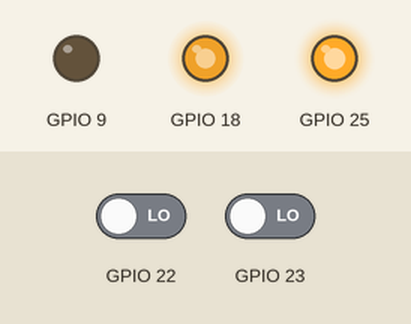
Bench run of a program on a simulated Raspberry Pi (BCM pin numbers). Shown: output pins drawn as LEDs (lit = HIGH). Inputs (shaded band) come from the test bench; at power-on: GPIO 22 LOW, GPIO 23 LOW. What the program prints to the terminal is not drawn.

Above: at 5.0 s.
5.1 s: GPIO 22 driven HIGH
Timing chart, 0 to 8.1 s (numbered marks = the images above; inputs shaded):
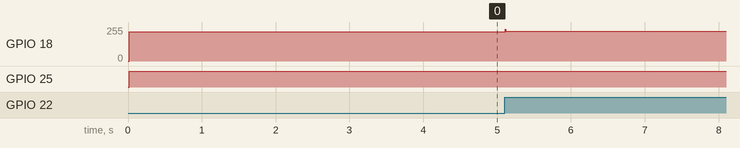

Measured:
- after the input at 5.1 s, GPIO 18: 220/255 → 225/255 at once

The program:

motorclass.py
```python
import RPi.GPIO as gpio
import time as t

class MotorInstance:

    def __init__(self,PIN_PWM = 18,PIN_OUT1 = 25,PIN_OUT2 = 9,PIN_IN1 = 22,PIN_IN2 = 23,
                  freq = 50, kp = 2.1, kd = 0.05, ki = 0, Ts = 0.01, n=100, margin = 10):

        # Validate n parameter
        if abs(n) > 100:
            raise ValueError(f"Parameter 'n' must be between 0 and 100, got {n}")

        gpio.setmode(gpio.BCM)
        self.PIN_PWM = PIN_PWM
        self.PIN_OUT1 = PIN_OUT1
        self.PIN_OUT2 = PIN_OUT2
        self.PIN_IN1 = PIN_IN1
        self.PIN_IN2 = PIN_IN2
        self.freq = freq
        self.kp = kp
        self.kd = kd
        self.ki = ki
        self.Ts = Ts
        self.revs = 492 #amount of ticks per cycle for the specific motor used.
        self.n = n #PWM limit. maximum is 100%
        self.count = 0
        self.margin = margin

        gpio.setup(self.PIN_OUT1,gpio.OUT)
        gpio.setup(self.PIN_OUT2,gpio.OUT)
        gpio.setup(self.PIN_PWM,gpio.OUT)
        self.pwm_in = gpio.PWM(PIN_PWM,freq)
        gpio.setup(self.PIN_IN1,gpio.IN)
        gpio.setup(self.PIN_IN2,gpio.IN)
        gpio.add_event_detect(self.PIN_IN1, gpio.RISING, callback=self.cb)

    def forward(self):
        gpio.output(self.PIN_OUT1,True)
        gpio.output(self.PIN_OUT2,False)

    def backward(self):
        gpio.output(self.PIN_OUT1,False)
        gpio.output(self.PIN_OUT2,True)

    def stop_motor(self):
        gpio.output(self.PIN_OUT1,False)
        gpio.output(self.PIN_OUT2,False)

    def cb(self,channel):
        # global cnt
        if gpio.event_detected(channel):
            if gpio.input(self.PIN_IN2):
                #print('cw')
                self.count += 1
                #print(cnt)
            else:
                #print('ccw')
                self.count -= 1
                #print(cnt)
        return self.count

    def move(self, deg):

        Eacum = 0
        x = deg * self.revs / 360
        E = [x]
        self.pwm_in.start(0)
        stopper = False

        while not stopper:
            t.sleep(self.Ts)
            pos = self.cb(self.PIN_IN1)  # Read the position
            e = x - pos  # Calculate error
            e = round(e, 1)

            # Integral part
            Eacum += e

            # Derivative part
            E.append(e)
            d_e = (E[-1] - E[-2]) / self.Ts  # Calculate derivative

            # PID Control Law
            P = self.kp * e
            D = self.kd * d_e
            I = self.ki * Eacum
            u = P + I + D  # Control signal
            u = round(u, 2)

            # Apply control law
            duty_cycle = min(abs(u), self.n)
            self.pwm_in.ChangeDutyCycle(duty_cycle)

            if u >= 0:
                self.forward()
            else:
                self.backward()

            # Remove oldest error if array is too large
            if len(E) >= 50:
                E.pop(0)

            # Stop if error is consistently small
            if abs(e) <= self.margin and len(set(E[-15:])) == 1:
                stopper = True

        self.count = 0 #reset count
        self.stop_motor()  # Stop motor once in desired position
        self.pwm_in.stop() # stop pwm signal

    def __repr__(self):
        return (f"MotorInstance(\n"
                f"  PWM Pin: {self.PIN_PWM} (Output signal to motor controller),\n"
                f"  Output Pin 1: {self.PIN_OUT1} (Output signal to motor controller),\n"
                f"  Output Pin 2: {self.PIN_OUT2} (Output signal to motor controller),\n"
                f"  Encoder Input Pin 1: {self.PIN_IN1} (Motor encoder input pin),\n"
                f"  Encoder Input Pin 2: {self.PIN_IN2} (Motor encoder input pin)\n"
                f")")

if __name__ == "__main__":
    myinstance = MotorInstance()
    print(myinstance)
    myinstance.move(30)
    myinstance.move(30)
    myinstance.move(30)
    myinstance.move(30)
    myinstance.move(30)
    myinstance.move(30)
```
